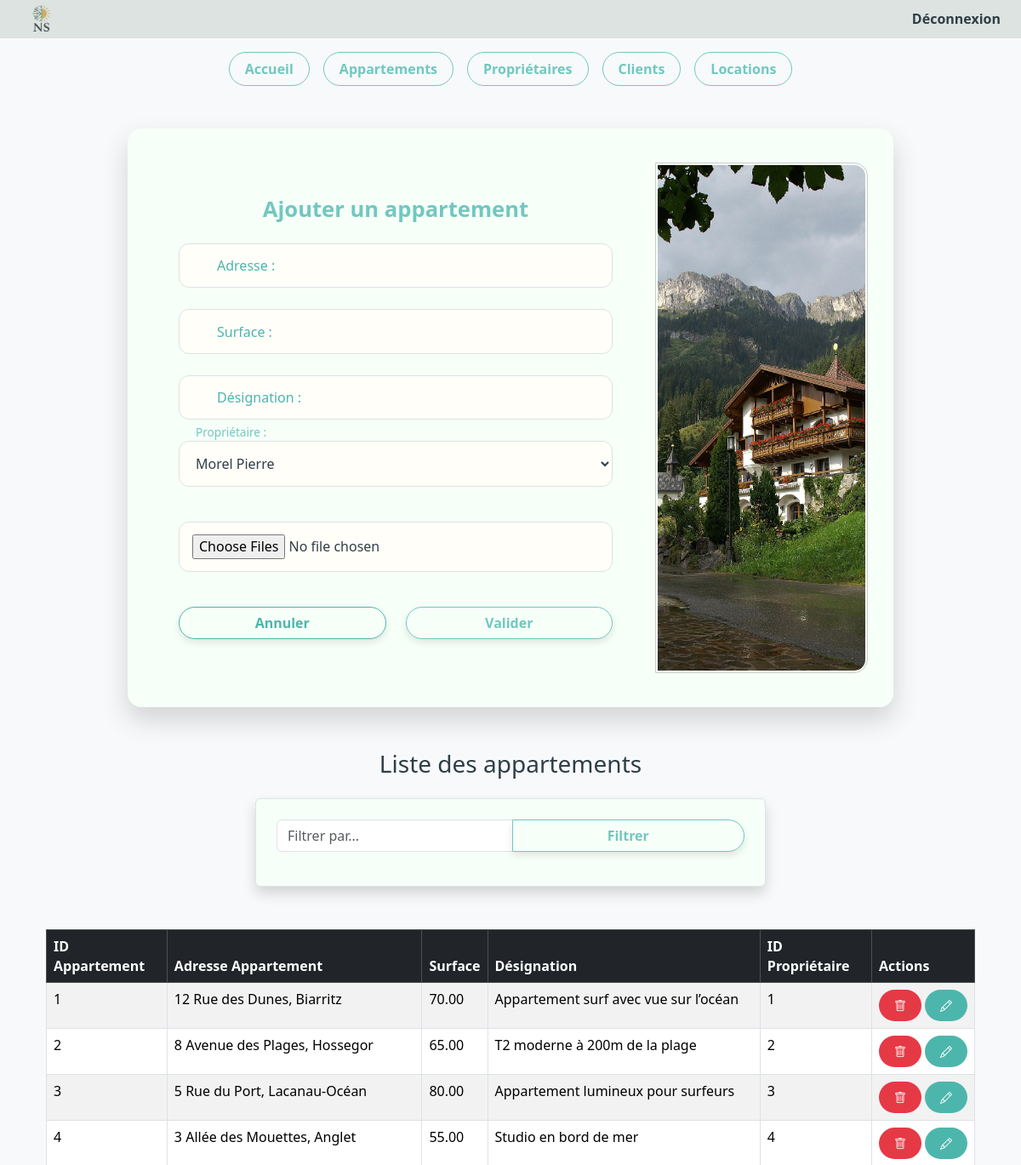
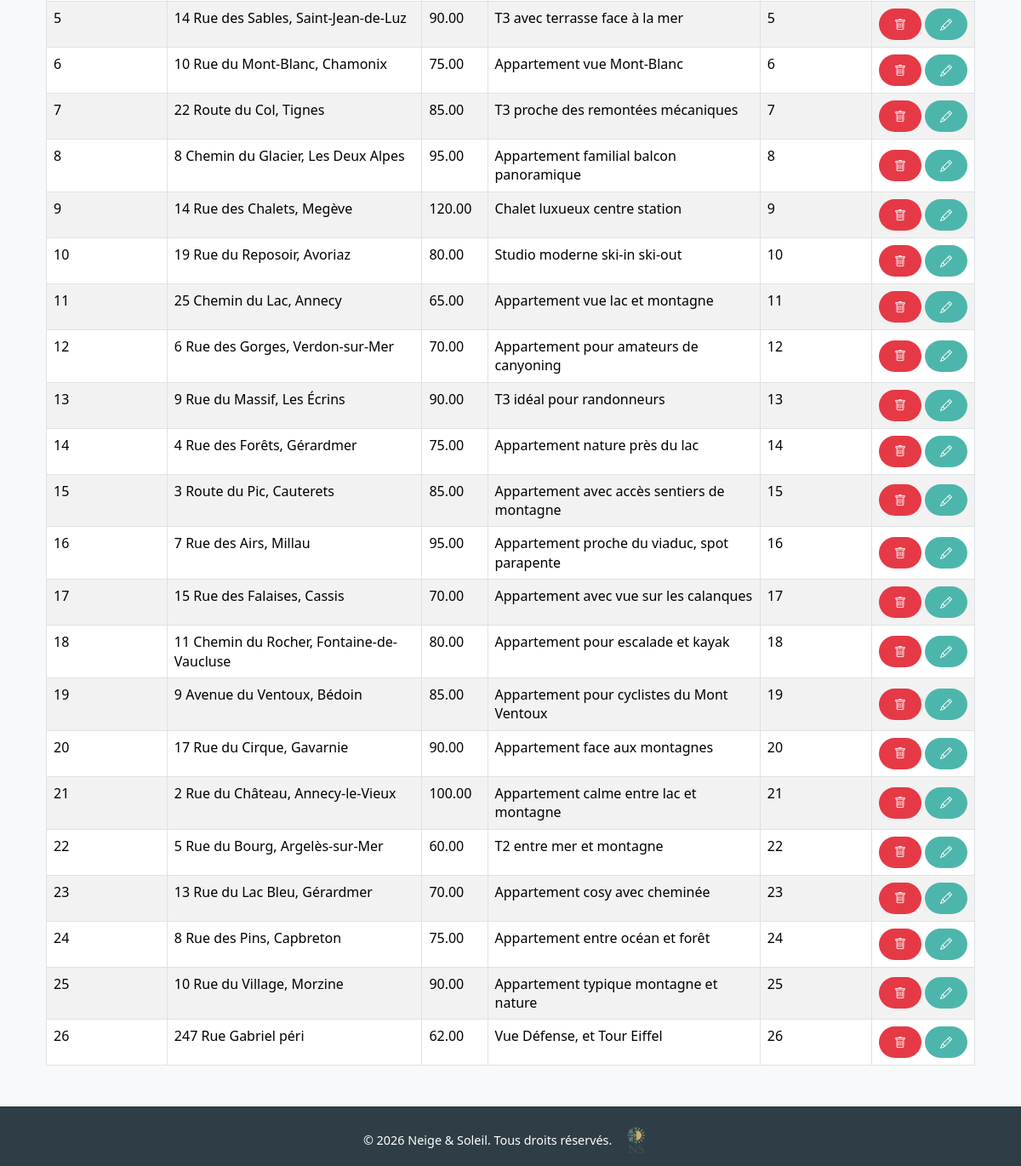
The page /index.php?page=2 (signed in) on the database its author committed (2 pictures, top to bottom).
### tables this page shows
CREATE TABLE appartement (
  idappart INT NOT NULL AUTO_INCREMENT,
  adresse TEXT NOT NULL,
  surface DECIMAL(10,2) NOT NULL,
  designation VARCHAR(50) NOT NULL,
  idproprio INT NOT NULL,
  image VARCHAR(255) DEFAULT NULL,
  PRIMARY KEY (idappart),
  KEY idproprio (idproprio)
);

### controleur/gestion_appartement.php (called while the page is built, shortened)
<?php
require_once("controleur/controleur.class.php");
$unControleur = new Controleur();
$appartement = null;
$proprietaires = $unControleur->selectAll_proprietaires();
if (isset($_POST['Filtrer'])) {
    $filtre = $_POST['filtre'];
    $lesAppartements = $unControleur->selectLike_appartement($filtre);
} else {
    $lesAppartements = $unControleur->selectAll_appartements();
}
require_once("vue/vue_insert_appartement.php");
require_once("vue/vue_select_appartement.php");
?>

### modele/modele.class.php (called while the page is built, shortened)
<?php
class Modele {
    private $unPdo;
    public function __construct() {
        $url = "mysql:host=localhost;dbname=ns";
        $user = "root";
        $mdp = "";
        try {
            $this->unPdo = new PDO($url, $user, $mdp);
            $this->unPdo->setAttribute(PDO::ATTR_ERRMODE, PDO::ERRMODE_EXCEPTION);
        } catch (PDOException $exp) {
            echo "Erreur de Connexion à " . $url . "<br>";
            echo $exp->getMessage();
            exit();
        }
    }
    public function selectAll_appartements() {
        $requete = "SELECT * FROM appartement";
        $exec = $this->unPdo->prepare($requete);
        $exec->execute();
        return $exec->fetchAll();
    }
    public function selectAll_proprietaires() {
        $requete = "SELECT * FROM proprietaire";
        $exec = $this->unPdo->prepare($requete);
        $exec->execute();
        return $exec->fetchAll();
    }
}
?>

### controleur/controleur.class.php (called while the page is built, shortened)
<?php
require_once("modele/modele.class.php");
class Controleur
{
    private $unModele;
    public function __construct()
    {
        $this->unModele = new Modele();
    }
    public function selectAll_appartements()
    {
        return $this->unModele->selectAll_appartements();
    }
    public function selectAll_proprietaires()
    {
        return $this->unModele->selectAll_proprietaires();
    }
}

### vue/vue_select_appartement.php (the view)
<h3 class="text-center mb-4">Liste des appartements</h3>
<form method="post" class="container mt-3 p-4 border rounded shadow" style="max-width: 600px;">
    <div class="input-group mb-3">
        <input type="text" name="filtre" class="form-control" placeholder="Filtrer par...">
        <button type="submit" name="Filtrer" class="btn btn-primary">Filtrer</button>
    </div>
</form>
<div class="container mt-3">
    <table class="table table-striped table-bordered">
        <thead class="table-dark">
            <tr>
                <th>ID Appartement</th>
                <th>Adresse Appartement</th>
                <th>Surface</th>
                <th>Désignation</th>
                <th>ID Propriétaire</th>
                <th>Actions</th>
            </tr>
        </thead>
        <tbody>
            <?php
            if (isset($lesAppartements)){
                foreach($lesAppartements as $unAppartement){
                    echo "<tr>";
                    echo "<td>".$unAppartement['idappart']."</td>";
                    echo "<td>".$unAppartement['adresse']."</td>";
                    echo "<td>".$unAppartement['surface']."</td>";
                    echo "<td>".$unAppartement['designation']."</td>";
                    echo "<td>".$unAppartement['idproprio']."</td>";
                    echo "<td>";
                    echo "<a href='index.php?page=2&action=sup&idappart=".$unAppartement['idappart']."'
                           onclick=\"return confirm('Voulez-vous vraiment supprimer cet appartement ?');\"
                           class='btn btn-danger btn-sm me-1'>
                           <i class='bi bi-trash'></i>
                          </a>";
                    echo "<a href='index.php?page=2&action=edit&idappart=".$unAppartement['idappart']."'
                           class='btn btn-warning btn-sm'>
                           <i class='bi bi-pencil'></i>
                          </a>";
                    echo "</td>";
                    echo "</tr>";
                }
            }
            ?>
        </tbody>
    </table>
</div>

### index.php (shortened to what this page needs)
<?php
require_once("controleur/controleur.class.php");
$page = isset($_GET["page"]) ? $_GET["page"] : "1";
?>
<!DOCTYPE html>
<html lang="fr">
<head>
    <link href="https://cdn.jsdelivr.net/npm/bootstrap@5.3.3/dist/css/bootstrap.min.css" rel="stylesheet">
    <link href="https://cdn.jsdelivr.net/npm/bootstrap-icons@1.10.5/font/bootstrap-icons.css" rel="stylesheet">
    <link rel="stylesheet" href="styles/style.css">
</head>
<body class="bg-light">
<header class="header-main d-flex justify-content-between align-items-center py-3 px-4">
    <div class="d-flex align-items-center gap-3">
        <a href="index.php" class="logo-link">
            <img src="images/design/logoo.png" alt="Logo Neige & Soleil" class="logo-img">
        </a>
    </div>
    <?php if(isset($_SESSION['email'])): ?>
        <div>
            <a href="index.php?page=6" class="header-btn">Déconnexion</a>
        </div>
    <?php else: ?>
        <div>
            <a href="index.php?page=connexion" class="header-btn">Connexion</a>
        </div>
    <?php endif; ?>
</header>
<?php if(isset($_SESSION['email'])): ?>
<div class="container my-3">
    <div class="d-flex flex-wrap justify-content-center gap-3">
        <a href="index.php" class="btn-dashboard">Accueil</a>
        <?php if($_SESSION['role'] == 'admin' || $_SESSION['role'] == 'agent'): ?>
            <a href="index.php?page=2" class="btn-dashboard">Appartements</a>
        <?php endif; ?>
        <?php if($_SESSION['role'] == 'admin'): ?>
            <a href="index.php?page=3" class="btn-dashboard">Propriétaires</a>
            <a href="index.php?page=4" class="btn-dashboard">Clients</a>
            <a href="index.php?page=5" class="btn-dashboard">Locations</a>
        <?php endif; ?>
    </div>
</div>
<?php endif; ?>
<main class="container my-5">
<?php
if ($page === "1") {
    require_once("controleur/home.php");
} elseif ($page === "inscription") {
    require_once("controleur/gestion_inscription.php");
    require_once("vue/vue_inscription.php");
} else {
    switch($page) {
        case "2":
            if($_SESSION['role'] == 'admin' || $_SESSION['role'] == 'agent') {
                require_once("controleur/gestion_appartement.php");
            } else {
                require_once("controleur/erreur.php");
            }
            break;
    }
}
?>
</main>
<footer class="footer-main text-center py-3">
    &copy; <?= date('Y') ?> Neige & Soleil. Tous droits réservés.
    <img src="images/design/logoo.png" width="50" alt="">
</footer>
</body>
</html>

### vue/vue_insert_appartement.php (shortened to what this page needs)
<div class="container">
    <form method="post" enctype="multipart/form-data" class="form-with-image" style="display:flex; gap:20px;">
        <div class="form-fields" style="flex:1;">
            <h3 class="text-center mb-4"><?= ($appartement == null) ? "Ajouter un appartement" : "Modifier l'appartement" ?></h3>
            <div class="form-group">
                <input type="text" id="adresse" name="adresse" placeholder=" "
                    value="<?= ($appartement == null) ? '' : htmlspecialchars($appartement['adresse']) ?>" required>
                <label for="adresse">Adresse :</label>
            </div>
            <div class="form-group">
                <input type="number" id="surface" name="surface" placeholder=" "
                    value="<?= ($appartement == null) ? '' : htmlspecialchars($appartement['surface']) ?>" required>
                <label for="surface">Surface :</label>
            </div>
            <div class="form-group">
                <input type="text" id="designation" name="designation" placeholder=" "
                    value="<?= ($appartement == null) ? '' : htmlspecialchars($appartement['designation']) ?>" required>
                <label for="designation">Désignation :</label>
            </div>
            <div class="form-group">
                <select id="idproprio" name="idproprio" required>
                    <?php foreach($proprietaires as $p): ?>
                        <option value="<?= $p['idproprio'] ?>"
                            <?= ($appartement && $appartement['idproprio'] == $p['idproprio']) ? 'selected' : '' ?>>
                            <?= htmlspecialchars($p['nom'] . " " . $p['prenom']) ?>
                        </option>
                    <?php endforeach; ?>
                </select>
                <label for="idproprio">Propriétaire :</label>
            </div>
            <div class="form-group mt-3">
                <input  type= "file" id="image" name="image[]" accept="image/*" multiple>
            </div>
            <div class="d-flex mt-3">
                <button type="reset" class="btn btn-secondary me-2">Annuler</button>
                <button type="submit"
                    <?= ($appartement == null) ? 'name="Valider"' : 'name="Modifier"' ?>
                    class="btn btn-primary">
                    <?= ($appartement == null) ? 'Valider' : 'Modifier' ?>
                </button>
            </div>
        </div>
        <div class="form-image" style="width:250px; text-align:center;">
            <img src="images/design/appartement-.jpg" alt="Design site" style="width:100%; border:1px solid #ccc; padding:2px;">
        </div>
    </form>
</div>

### styles/style.css (style rules this page uses)
:root { --color-dark: #2F3E46; --color-neutral: #DCE3E1; --color-accent: #70C8C0; --color-secondary: #4DB6AC; --color-bg: #F6FFF8; --color-highlight: #A3D9D0; --color-error: #E63946; }
*, *::after, *::before { box-sizing: border-box; }
body, html { height: 100%; margin: 0; padding: 0; font-family: 'Segoe UI', Tahoma, Geneva, Verdana, sans-serif; line-height: 1.4; color: var(--color-dark); background-color: var(--color-bg); }
main, .login-wrapper { min-height: 60vh; }
header.header-main { background: var(--color-neutral); color: #fff; height: 45px; display: flex; align-items: center; padding: 0 20px; }
.logo-link { display: flex; align-items: center; text-decoration: none; color: #fff; }
.logo-img { height: 50px; border-radius: 10px; margin-right: 10px; }
.header-btn { color: var(--color-dark); font-weight: 600; text-decoration: none; transition: color 0.3s ease; }
footer.footer-main { background-color: var(--color-dark); color: #fff; text-align: center; padding: 25px 10px; font-size: 0.9rem; width: 100%; height: 70px; }
.btn, .home-btn, .btn-dashboard, form .btn, .home-contact-form button { display: inline-block; font-weight: 600; border-radius: 50px; text-align: center; cursor: pointer; transition: all 0.3s ease; text-decoration: none; padding: 8px 18px; }
.btn, .home-btn, .btn-dashboard, form .btn-primary { background-color: transparent; color: var(--color-accent); border: 1px solid var(--color-accent); }
form .btn { flex: 1; padding: 6px 10px; box-shadow: 0 4px 10px rgba(0, 0, 0, 0.1); }
form .btn-secondary { color: var(--color-secondary); border: 1px solid var(--color-secondary); }
.btn-danger { background-color: var(--color-error); border: none; color: #fff; }
.btn-warning { background-color: var(--color-secondary); border: none; color: #fff; }
form { background: var(--color-bg); padding: 40px 30px; border-radius: 2rem; box-shadow: 0 15px 30px rgba(54,59,72,0.2); margin: 50px auto; max-width: 700px; width: 100%; }
form h2, form h3 { text-align: center; margin-bottom: 20px; color: var(--color-accent); font-weight: 600; font-size: 1.6rem; }
.form-group { position: relative; margin-bottom: 25px; }
.form-group input, .form-group select, .form-group textarea, .home-contact-form input, .home-contact-form textarea { width: 100%; padding: 14px 45px 14px 15px; border: 1px solid var(--color-neutral); border-radius: 12px; background-color: #fffef9; color: var(--color-dark); font-size: 1rem; transition: all 0.3s ease; }
.form-group label { position: absolute; left: 45px; top: 50%; transform: translateY(-50%); color: var(--color-secondary); font-size: 1rem; pointer-events: none; transition: all 0.3s ease; }
.form-group input:focus + label, .form-group input:not(:placeholder-shown) + label, .form-group textarea:focus + label, .form-group textarea:not(:placeholder-shown) + label, .form-group select:focus + label, .form-group select:not([value=""]) + label { top: -10px; left: 15px; font-size: 0.85rem; color: var(--color-accent); background: var(--color-bg); padding: 0 5px; }
form .d-flex, .home-form-row { display: flex; gap: 15px; justify-content: space-between; }
.form-with-image { display: flex; flex-direction: row; overflow: hidden; border-radius: 16px; max-width: 900px; margin: 50px auto; }
.form-with-image .form-fields { flex: 1; padding: 40px 30px; display: flex; flex-direction: column; justify-content: center; }
.form-with-image .form-image { flex-shrink: 0; width: 50%; min-width: 200px; }
.form-with-image .form-image img { width: 100%; height: 100%; object-fit: cover; border-top-right-radius: 16px; border-bottom-right-radius: 16px; }
img, .btn-dashboard, form .btn { max-width: 100%; height: auto; box-sizing: border-box; }
table td:last-child { white-space: nowrap !important; text-align: center; vertical-align: middle; }
table td a.btn { display: inline-flex; align-items: center; justify-content: center; vertical-align: middle; margin-right: 6px; }
table td a.btn:last-child { margin-right: 0; }

### rows shown on the page
appartement: idappart "1", adresse "12 Rue des Dunes, Biarritz", surface "70.00", designation "Appartement surf avec vue sur l’océan", idproprio "1"
appartement: idappart "2", adresse "8 Avenue des Plages, Hossegor", surface "65.00", designation "T2 moderne à 200m de la plage", idproprio "2"
appartement: idappart "3", adresse "5 Rue du Port, Lacanau-Océan", surface "80.00", designation "Appartement lumineux pour surfeurs", idproprio "3"
appartement: idappart "4", adresse "3 Allée des Mouettes, Anglet", surface "55.00", designation "Studio en bord de mer", idproprio "4"
appartement: idappart "5", adresse "14 Rue des Sables, Saint-Jean-de-Luz", surface "90.00", designation "T3 avec terrasse face à la mer", idproprio "5"
appartement: idappart "6", adresse "10 Rue du Mont-Blanc, Chamonix", surface "75.00", designation "Appartement vue Mont-Blanc", idproprio "6"
appartement: idappart "7", adresse "22 Route du Col, Tignes", surface "85.00", designation "T3 proche des remontées mécaniques", idproprio "7"
appartement: idappart "8", adresse "8 Chemin du Glacier, Les Deux Alpes", surface "95.00", designation "Appartement familial balcon panoramique", idproprio "8"
appartement: idappart "9", adresse "14 Rue des Chalets, Megève", surface "120.00", designation "Chalet luxueux centre station", idproprio "9"
appartement: idappart "10", adresse "19 Rue du Reposoir, Avoriaz", surface "80.00", designation "Studio moderne ski-in ski-out", idproprio "10"
appartement: idappart "11", adresse "25 Chemin du Lac, Annecy", surface "65.00", designation "Appartement vue lac et montagne", idproprio "11"
appartement: idappart "12", adresse "6 Rue des Gorges, Verdon-sur-Mer", surface "70.00", designation "Appartement pour amateurs de canyoning", idproprio "12"
appartement: idappart "13", adresse "9 Rue du Massif, Les Écrins", surface "90.00", designation "T3 idéal pour randonneurs", idproprio "13"
appartement: idappart "14", adresse "4 Rue des Forêts, Gérardmer", surface "75.00", designation "Appartement nature près du lac", idproprio "14"
appartement: idappart "15", adresse "3 Route du Pic, Cauterets", surface "85.00", designation "Appartement avec accès sentiers de montagne", idproprio "15"
appartement: idappart "16", adresse "7 Rue des Airs, Millau", surface "95.00", designation "Appartement proche du viaduc, spot parapente", idproprio "16"
appartement: idappart "17", adresse "15 Rue des Falaises, Cassis", surface "70.00", designation "Appartement avec vue sur les calanques", idproprio "17"
appartement: idappart "18", adresse "11 Chemin du Rocher, Fontaine-de-Vaucluse", surface "80.00", designation "Appartement pour escalade et kayak", idproprio "18"
appartement: idappart "19", adresse "9 Avenue du Ventoux, Bédoin", surface "85.00", designation "Appartement pour cyclistes du Mont Ventoux", idproprio "19"
appartement: idappart "20", adresse "17 Rue du Cirque, Gavarnie", surface "90.00", designation "Appartement face aux montagnes", idproprio "20"
appartement: idappart "21", adresse "2 Rue du Château, Annecy-le-Vieux", surface "100.00", designation "Appartement calme entre lac et montagne", idproprio "21"
appartement: idappart "22", adresse "5 Rue du Bourg, Argelès-sur-Mer", surface "60.00", designation "T2 entre mer et montagne", idproprio "22"
appartement: idappart "23", adresse "13 Rue du Lac Bleu, Gérardmer", surface "70.00", designation "Appartement cosy avec cheminée", idproprio "23"
appartement: idappart "24", adresse "8 Rue des Pins, Capbreton", surface "75.00", designation "Appartement entre océan et forêt", idproprio "24"
appartement: idappart "25", adresse "10 Rue du Village, Morzine", surface "90.00", designation "Appartement typique montagne et nature", idproprio "25"
appartement: idappart "26", adresse "247 Rue Gabriel péri", surface "62.00", designation "Vue Défense, et Tour Eiffel", idproprio "26"

### other values the page prints
form field idproprio "Morel Pierre"
